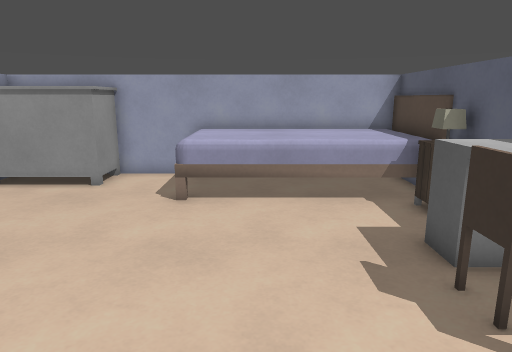
View 1 (above)

14 first-person views from a walk through a Godot game level. The camera is 1.5 m above the floor, tilts 12° down and sees 70° across. The floor is counted in squares, 0.5 m on a side. Each view is taken from the middle of a square. On the plan, view 1 faces up. The plan holds only what a view shows up to about 20 squares ahead; the rest is blank. The place goes on beyond the plan. Surface patterns are stand-ins for the level's own textures.

View 2
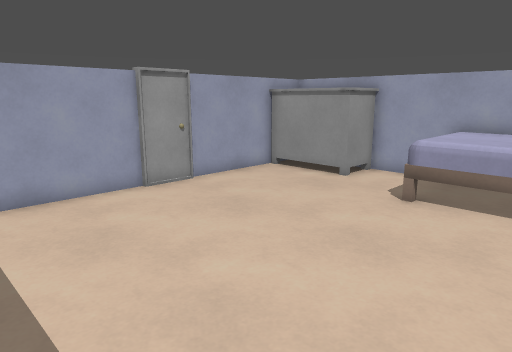

View 3
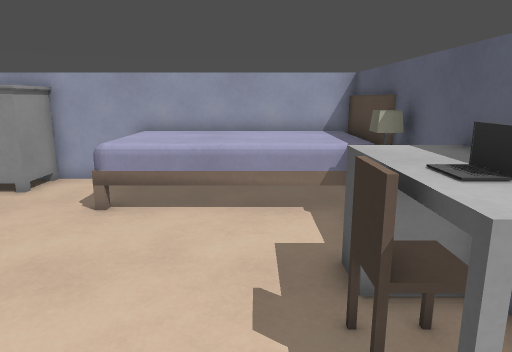

View 4
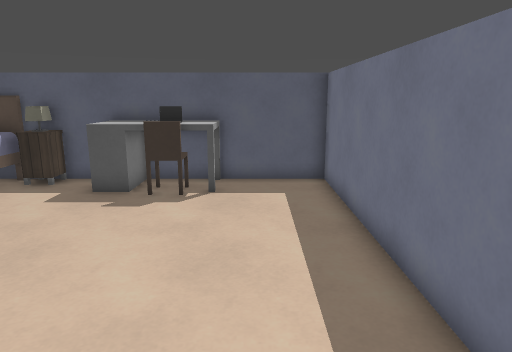

View 5
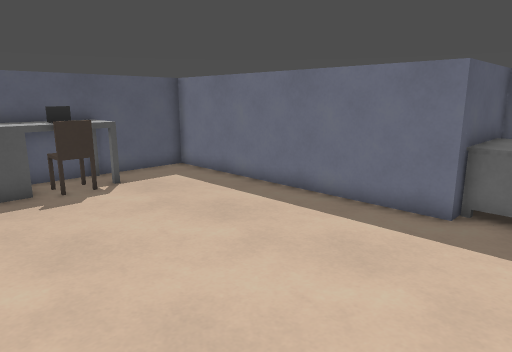

View 6
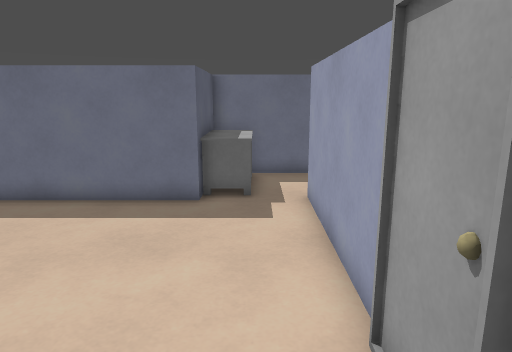

View 7
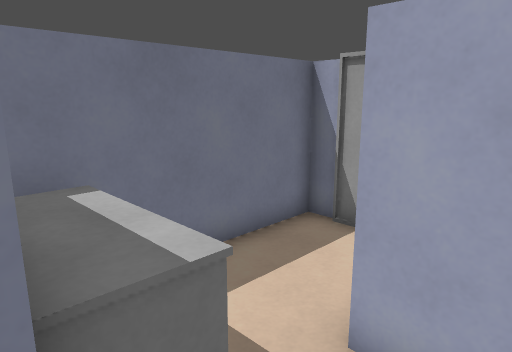

View 8
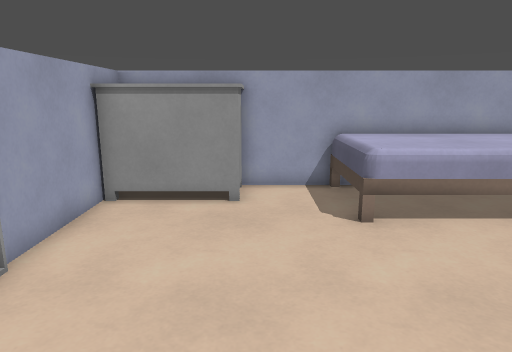

View 9
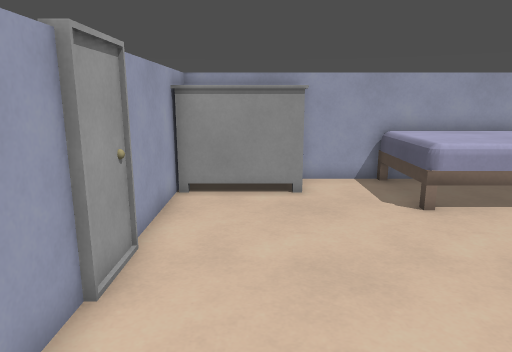

View 10
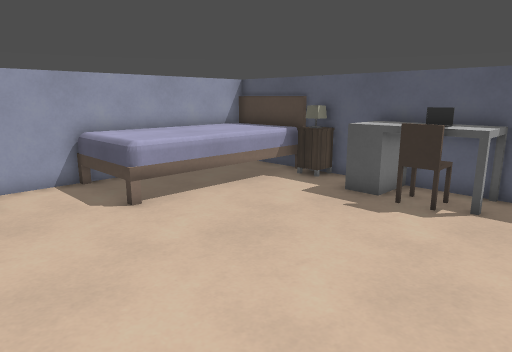

View 11
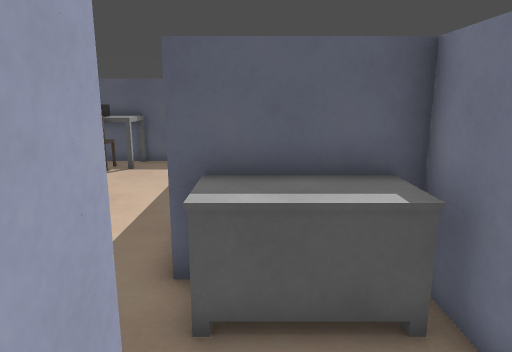

View 12
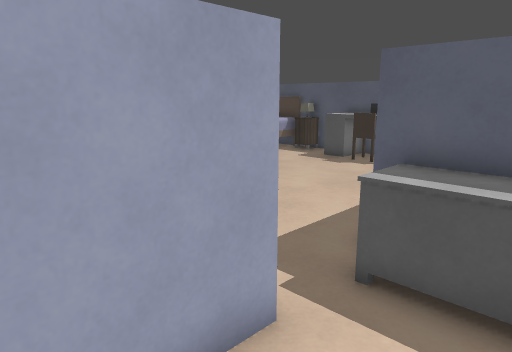

View 13
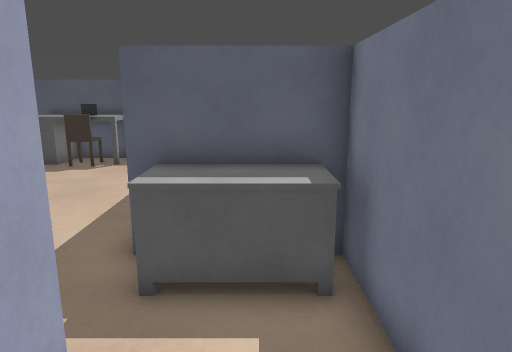

View 14
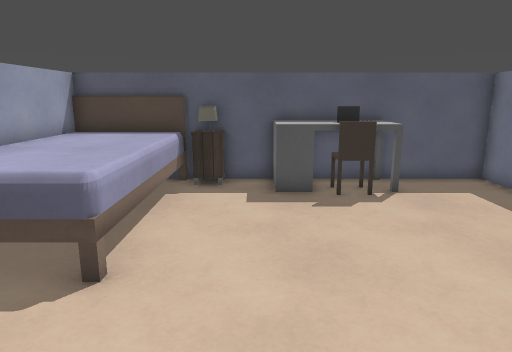

### Floor plan
Key: @ floor where view 1 was taken; # wall or solid block; . floor; D closed door; R dresser; B bed; L lamp; E desk; C chair; A laptop.
Columns run from 14 left of view 1 to 6 right of it. Each row starts with its distance up from view 1.
 15         #############
 14         RR..BBBBBBBB#
 13     #RRRRR..BBBBBBBB#
 12     #RRRR...BBBBBBBB#
 11     #.......BBBBBBBB#
 10     #..............L#
  9     #..............L#
  8     D...............#
  7     D.............EE#
  6     D.............EE#
  5     #............CAA#
  4     #.............EE#
  3     #.............EE#
  2     #...............#
  1     #...............#
  0     #.........@.....#
 -1  ####.RR#############
 -2   ....RR#
 -3 D.....RR#
 -4 #.....RR#
 -5 #########

Where each view was taken, in squares from view 1:
view 1: 0 up, 0 right, facing up
view 2: 0 up, 2 right, facing up-left
view 3: 1 up, 2 right, facing up
view 4: 2 up, 8 left, facing right
view 5: 9 up, 9 left, facing down-right
view 6: 10 up, 8 left, facing down
view 7: 1 up, 6 left, facing down-left
view 8: 2 up, 5 left, facing up
view 9: 1 up, 7 left, facing up
view 10: 1 up, 7 left, facing up-right
view 11: 2 down, 12 left, facing right
view 12: 4 down, 13 left, facing up-right
view 13: 3 down, 13 left, facing right
view 14: 8 up, 8 left, facing right
